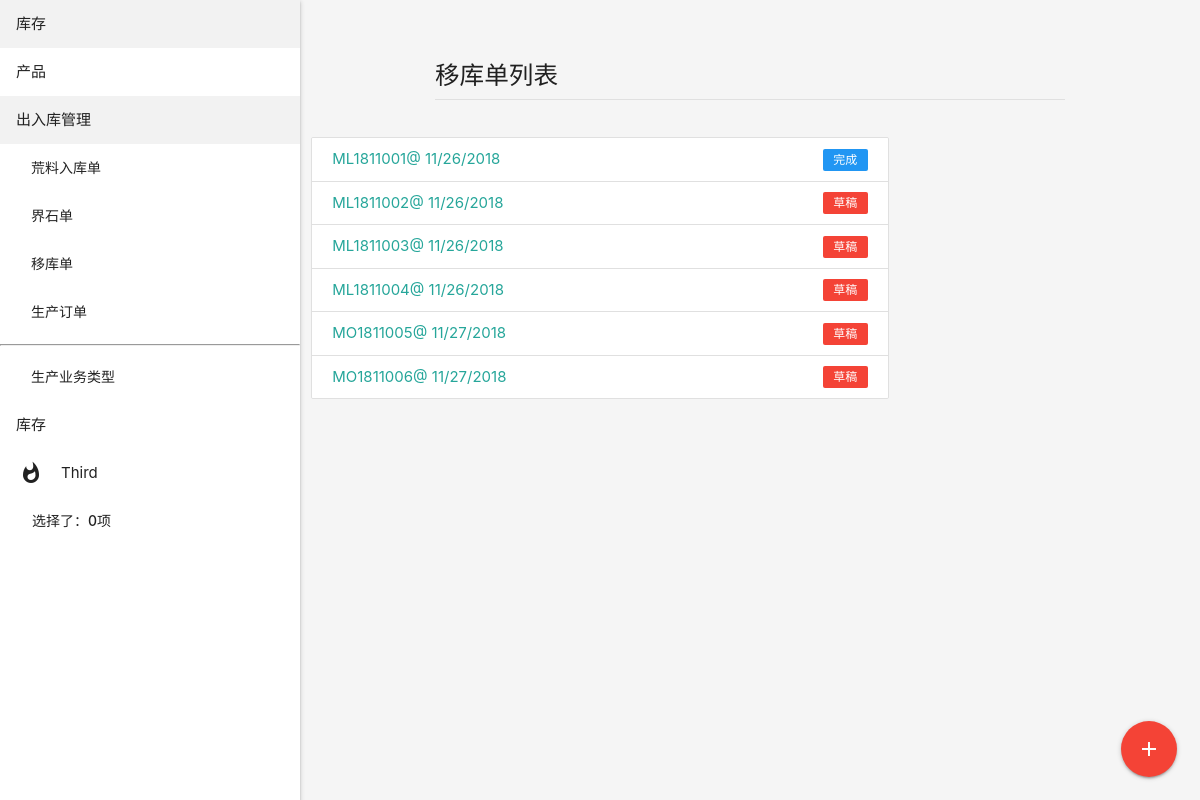
The app's page /mrp/move_order/ with its own data.
### mrp/models/move_location.py (models this page shows, shortened)
class MoveLocationOrder(MrpOrderAbstract):
    partner = models.ForeignKey('partner.Partner', on_delete=models.SET_NULL, null=True, blank=True,
                                verbose_name='运输单位', help_text='账单[对方]对应本项。如果为空，则不会生产账单')
    order = OrderField(order_str='MO', blank=True, verbose_name='单号', default='New', max_length=20)
    warehouse = models.ForeignKey('stock.Warehouse', on_delete=models.CASCADE, verbose_name='移出仓库',
                                  related_name='move_out_warehouse')
    warehouse_dest = models.ForeignKey('stock.Warehouse', on_delete=models.CASCADE, verbose_name='接收仓库',
                                       related_name='move_in_warehouse')
    class Meta:
        verbose_name = '移库单'
    def get_absolute_url(self):
        return reverse('move_location_order_detail', args=[self.id])

### mrp/views.py (the view)
# urls.py: path('move_order/', views.MoveLocationOrderListView.as_view(), name='move_location_order_list'),
class MoveLocationOrderListView(ListView):
    model = MoveLocationOrder

### cart/cart.py (called while the page is built)
    def __len__(self):
        return len(self.cart)

### cart/context_processors.py (called while the page is built)
def cart(request):
    return {'cart': Cart(request)}

### mrp/models/base.py (called while the page is built)
    def __str__(self):
        return self.order

### mrp/templates/mrp/movelocationorder_list.html
{% extends "mrp/list.html" %}
{% block add_url %}
    {% url "move_location_order_create" %}
{% endblock %}
{% block headline %}
    移库单列表
{% endblock %}

### mrp/templates/mrp/list.html
{% extends 'list.html' %}
{% block content %}
    <div class="collection">
        {% for object in object_list %}
            <a href="{{ object.get_absolute_url }}" class="collection-item">
                <span class="new badge {% if object.state == 'draft' %}red{% elif object.state == 'cancel' %}default{% else %}blue{% endif %}"
                    data-badge-caption="{{ object.get_state_display }}"></span>{{ object }}<span>@
                {{ object.created|date:"SHORT_DATE_FORMAT" }}</span>
            </a>
        {% endfor %}
    </div>
    <div class="fixed-action-btn">
        <a href="{% block add_url %}{% endblock %}" class="btn-floating btn-large red">
            <i class="large material-icons">add</i>
        </a>
    </div>
{% endblock %}

### records on screen
MoveLocationOrder: order "ML1811001", created "11/26/2018"
MoveLocationOrder: order "ML1811002", created "11/26/2018"
MoveLocationOrder: order "ML1811003", created "11/26/2018"
MoveLocationOrder: order "ML1811004", created "11/26/2018"
MoveLocationOrder: order "MO1811005", created "11/27/2018"
MoveLocationOrder: order "MO1811006", created "11/27/2018"

### other values on screen
{{ cart|length }} "0"
